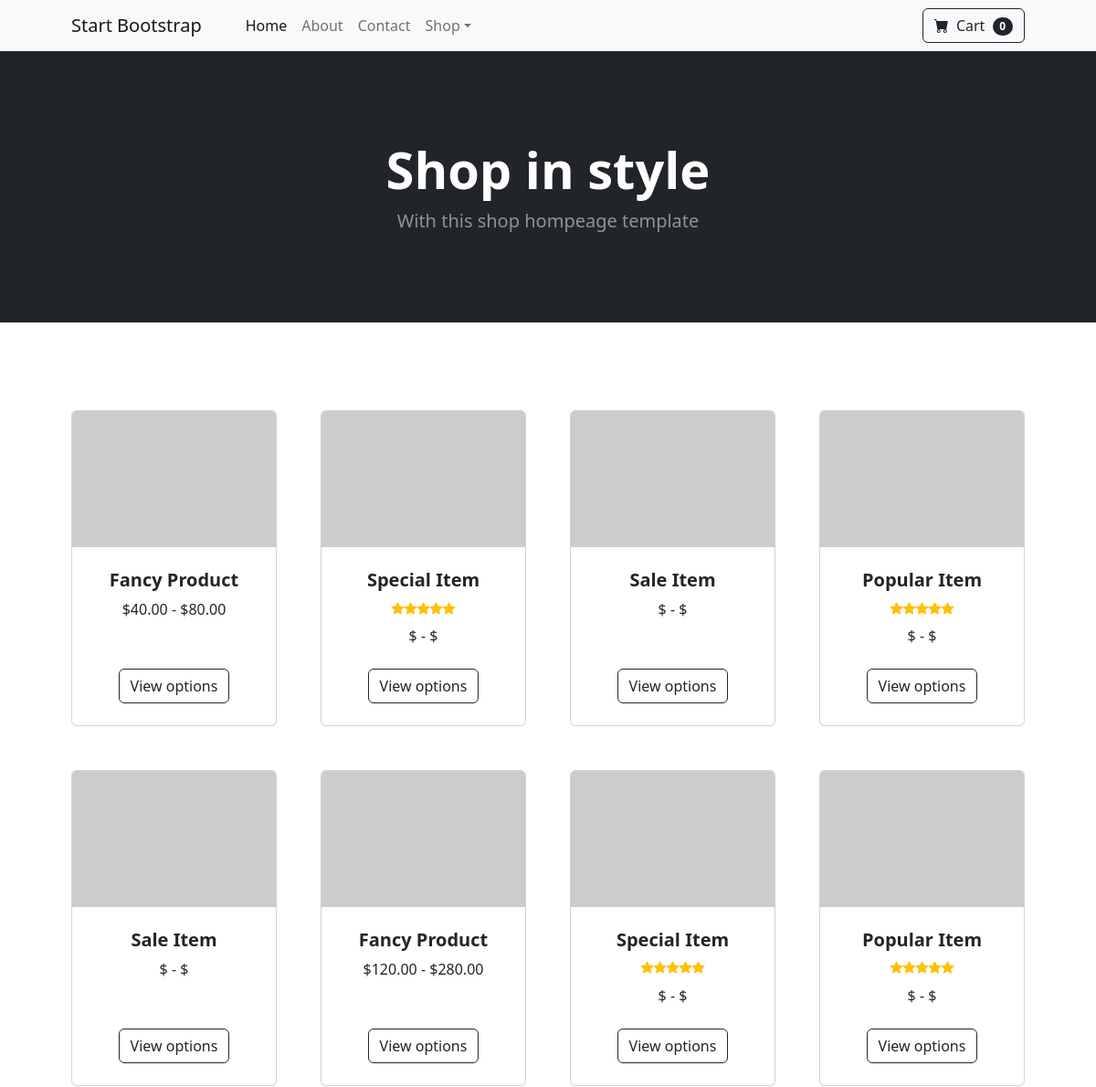
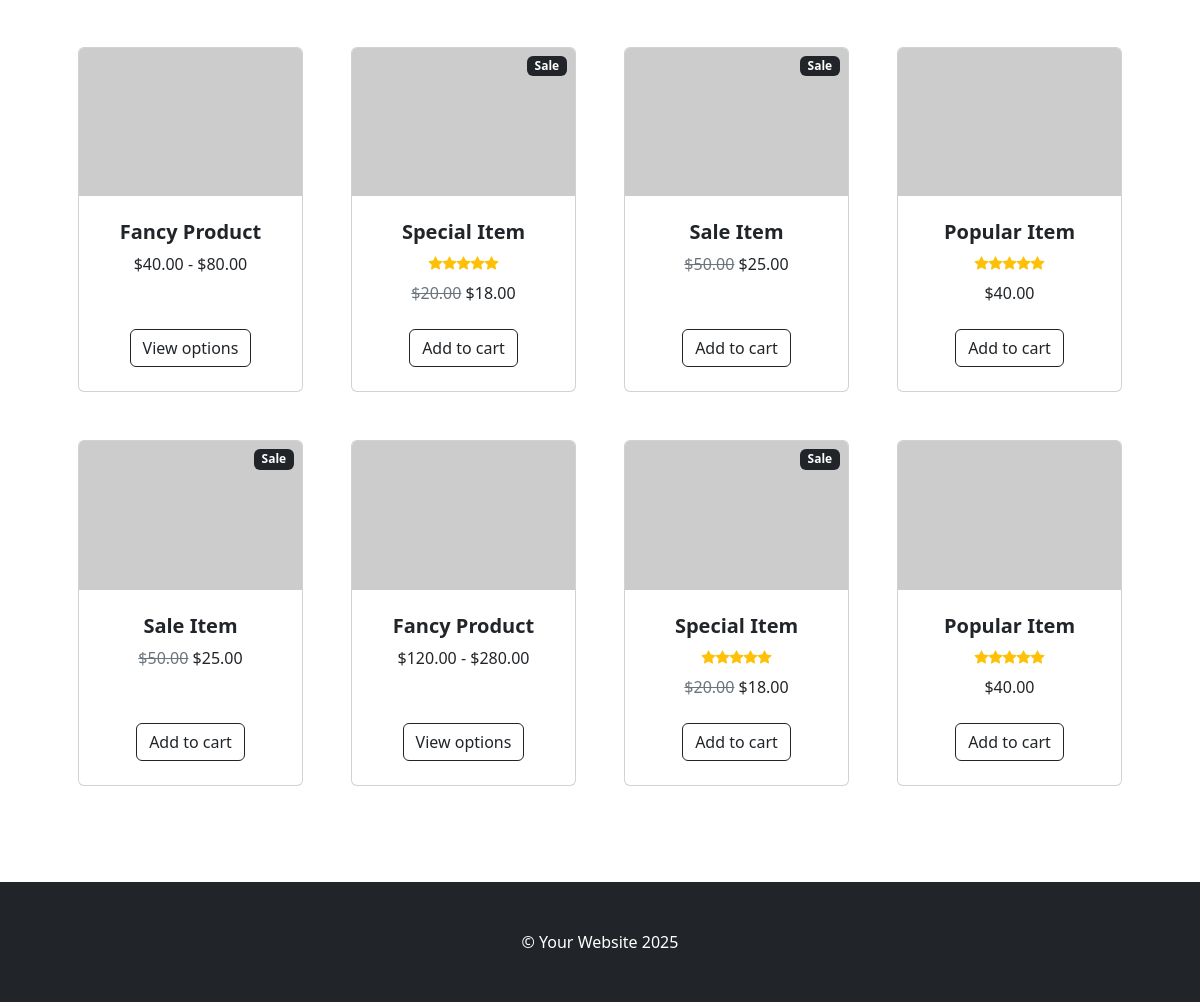
The page / on the database its author committed (2 pictures, top to bottom).
### tables this page shows
CREATE TABLE `products` (
  `id` int(11) NOT NULL,
  `name` varchar(100) NOT NULL,
  `price_min` decimal(10,2) DEFAULT NULL,
  `price_max` decimal(10,2) DEFAULT NULL,
  `price` decimal(10,2) DEFAULT NULL,
  `sale_price` decimal(10,2) DEFAULT NULL,
  `image` varchar(255) NOT NULL,
  `is_sale` tinyint(1) DEFAULT 0,
  `rating` tinyint(4) DEFAULT 0,
  `product_type` enum('standard','fancy','popular','special','sale') NOT NULL,
  `created_at` timestamp NOT NULL DEFAULT current_timestamp()
);

### _partials/catalog.php (the view)
<div class="container px-4 px-lg-5 mt-5">
    <div class="row gx-4 gx-lg-5 row-cols-2 row-cols-md-3 row-cols-xl-4 justify-content-center">
        <?php
        require_once 'config/db.php';
        $stmt = $pdo->query('SELECT * FROM products');
        while ($product = $stmt->fetch()) {
        ?>
            <div class="col mb-5">
                <div class="card h-100">
                    <img class="card-img-top" src="<?= $product['image']; ?>" alt="..." />
                    <div class="card-body p-4">
                        <div class="text-center">
                            <h5 class="fw-bolder"><?php echo $product['name']; ?></h5>
                            <?php
                            if (!empty($product['rating'])) {
                            ?>
                                <div class="d-flex justify-content-center small text-warning mb-2">
                                    <?php
                                    for($i = 0; $i< $product['rating']; ++$i){
                                        echo '<div class="bi-star-fill"></div>';
                                    }
                                    ?>
                                </div>
                            <?php
                            }
                            ?>
                            $<?php echo $product['price_min']; ?> - $<?php echo $product['price_max']; ?>
                        </div>
                    </div>
                    <div class="card-footer p-4 pt-0 border-top-0 bg-transparent">
                        <div class="text-center"><a class="btn btn-outline-dark mt-auto" href="#">View options</a></div>
                    </div>
                </div>
            </div>
        <?php
        }
        ?>
        <div class="col mb-5">
            <div class="card h-100">
                <img class="card-img-top" src="https://dummyimage.com/450x300/dee2e6/6c757d.jpg" alt="..." />
                <div class="card-body p-4">
                    <div class="text-center">
                        <h5 class="fw-bolder">Fancy Product</h5>
                        $40.00 - $80.00
                    </div>
                </div>
                <div class="card-footer p-4 pt-0 border-top-0 bg-transparent">
                    <div class="text-center"><a class="btn btn-outline-dark mt-auto" href="#">View options</a></div>
                </div>
            </div>
        </div>
        <div class="col mb-5">
            <div class="card h-100">
                <div class="badge bg-dark text-white position-absolute" style="top: 0.5rem; right: 0.5rem">Sale</div>
                <img class="card-img-top" src="https://dummyimage.com/450x300/dee2e6/6c757d.jpg" alt="..." />
                <div class="card-body p-4">
                    <div class="text-center">
                        <h5 class="fw-bolder">Special Item</h5>
                        <div class="d-flex justify-content-center small text-warning mb-2">
                            <div class="bi-star-fill"></div>
                            <div class="bi-star-fill"></div>
                            <div class="bi-star-fill"></div>
                            <div class="bi-star-fill"></div>
                            <div class="bi-star-fill"></div>
                        </div>
                        <span class="text-muted text-decoration-line-through">$20.00</span>
                        $18.00
                    </div>
                </div>
                <div class="card-footer p-4 pt-0 border-top-0 bg-transparent">
                    <div class="text-center"><a class="btn btn-outline-dark mt-auto" href="#">Add to cart</a></div>
                </div>
            </div>
        </div>
        <div class="col mb-5">
            <div class="card h-100">
                <div class="badge bg-dark text-white position-absolute" style="top: 0.5rem; right: 0.5rem">Sale</div>
                <img class="card-img-top" src="https://dummyimage.com/450x300/dee2e6/6c757d.jpg" alt="..." />
                <div class="card-body p-4">
                    <div class="text-center">
                        <h5 class="fw-bolder">Sale Item</h5>
                        <span class="text-muted text-decoration-line-through">$50.00</span>
                        $25.00
                    </div>
                </div>
                <div class="card-footer p-4 pt-0 border-top-0 bg-transparent">
                    <div class="text-center"><a class="btn btn-outline-dark mt-auto" href="#">Add to cart</a></div>
                </div>
            </div>
        </div>
        <div class="col mb-5">
            <div class="card h-100">
                <img class="card-img-top" src="https://dummyimage.com/450x300/dee2e6/6c757d.jpg" alt="..." />
                <div class="card-body p-4">
                    <div class="text-center">
                        <h5 class="fw-bolder">Popular Item</h5>
                        <div class="d-flex justify-content-center small text-warning mb-2">
                            <div class="bi-star-fill"></div>
                            <div class="bi-star-fill"></div>
                            <div class="bi-star-fill"></div>
                            <div class="bi-star-fill"></div>
                            <div class="bi-star-fill"></div>
                        </div>
                        $40.00
                    </div>
                </div>
                <div class="card-footer p-4 pt-0 border-top-0 bg-transparent">
                    <div class="text-center"><a class="btn btn-outline-dark mt-auto" href="#">Add to cart</a></div>
                </div>
            </div>
        </div>
        <div class="col mb-5">
            <div class="card h-100">
                <div class="badge bg-dark text-white position-absolute" style="top: 0.5rem; right: 0.5rem">Sale</div>
                <img class="card-img-top" src="https://dummyimage.com/450x300/dee2e6/6c757d.jpg" alt="..." />
                <div class="card-body p-4">
                    <div class="text-center">
                        <h5 class="fw-bolder">Sale Item</h5>
                        <span class="text-muted text-decoration-line-through">$50.00</span>
                        $25.00
                    </div>
                </div>
                <div class="card-footer p-4 pt-0 border-top-0 bg-transparent">
                    <div class="text-center"><a class="btn btn-outline-dark mt-auto" href="#">Add to cart</a></div>
                </div>
            </div>
        </div>
        <div class="col mb-5">
            <div class="card h-100">
                <img class="card-img-top" src="https://dummyimage.com/450x300/dee2e6/6c757d.jpg" alt="..." />
                <div class="card-body p-4">
                    <div class="text-center">
                        <h5 class="fw-bolder">Fancy Product</h5>
                        $120.00 - $280.00
                    </div>
                </div>
                <div class="card-footer p-4 pt-0 border-top-0 bg-transparent">
                    <div class="text-center"><a class="btn btn-outline-dark mt-auto" href="#">View options</a></div>
                </div>
            </div>
        </div>
        <div class="col mb-5">
            <div class="card h-100">
                <div class="badge bg-dark text-white position-absolute" style="top: 0.5rem; right: 0.5rem">Sale</div>
                <img class="card-img-top" src="https://dummyimage.com/450x300/dee2e6/6c757d.jpg" alt="..." />
                <div class="card-body p-4">
                    <div class="text-center">
                        <h5 class="fw-bolder">Special Item</h5>
                        <div class="d-flex justify-content-center small text-warning mb-2">
                            <div class="bi-star-fill"></div>
                            <div class="bi-star-fill"></div>
                            <div class="bi-star-fill"></div>
                            <div class="bi-star-fill"></div>
                            <div class="bi-star-fill"></div>
                        </div>
                        <span class="text-muted text-decoration-line-through">$20.00</span>
                        $18.00
                    </div>
                </div>
                <div class="card-footer p-4 pt-0 border-top-0 bg-transparent">
                    <div class="text-center"><a class="btn btn-outline-dark mt-auto" href="#">Add to cart</a></div>
                </div>
            </div>
        </div>
        <div class="col mb-5">
            <div class="card h-100">
                <img class="card-img-top" src="https://dummyimage.com/450x300/dee2e6/6c757d.jpg" alt="..." />
                <div class="card-body p-4">
                    <div class="text-center">
                        <h5 class="fw-bolder">Popular Item</h5>
                        <div class="d-flex justify-content-center small text-warning mb-2">
                            <div class="bi-star-fill"></div>
                            <div class="bi-star-fill"></div>
                            <div class="bi-star-fill"></div>
                            <div class="bi-star-fill"></div>
                            <div class="bi-star-fill"></div>
                        </div>
                        $40.00
                    </div>
                </div>
                <div class="card-footer p-4 pt-0 border-top-0 bg-transparent">
                    <div class="text-center"><a class="btn btn-outline-dark mt-auto" href="#">Add to cart</a></div>
                </div>
            </div>
        </div>
    </div>
</div>

### index.php (shortened to what this page needs)
<!DOCTYPE html>
<html lang="en">
<head>
    <link href="https://cdn.jsdelivr.net/npm/bootstrap-icons@1.5.0/font/bootstrap-icons.css" rel="stylesheet" />
    <link href="css/styles.css" rel="stylesheet" />
</head>
<body>
    <header class="bg-dark py-5">
        <div class="container px-4 px-lg-5 my-5">
            <div class="text-center text-white">
                <h1 class="display-4 fw-bolder">Shop in style</h1>
                <p class="lead fw-normal text-white-50 mb-0">With this shop hompeage template</p>
            </div>
        </div>
    </header>
    <section class="py-5">
        <?php
        $page = 'catalog';
        include '_partials/' . $page . '.php';
        ?>
    </section>
    <footer class="py-5 bg-dark">
        <div class="container">
            <p class="m-0 text-center text-white">&copy; Your Website <?php echo date('Y'); ?></p>
        </div>
    </footer>
</body>
</html>

### rows shown on the page
products: name "Fancy Product", price_min "40.00", price_max "80.00"
products: name "Special Item", rating 5 (drawn)
products: name "Sale Item"
products: name "Popular Item", rating 5 (drawn)
products: name "Sale Item"
products: name "Fancy Product", price_min "120.00", price_max "280.00"
products: name "Special Item", rating 5 (drawn)
products: name "Popular Item", rating 5 (drawn)
